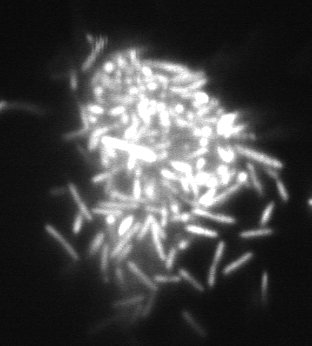
%> input picture data/latticeLightSheet.jpg, 312 x 346 px
$ octave process_lattice.m   (GNU Octave 9; MATLAB toolbox functions it lacks are replaced by stand-ins)
%> lines starting %> are read from the running program, lines starting %| are printed output that depends on the picture; in (x1, y1, x2, y2) boxes, pixels count from 0 and x2, y2 are one past the last pixel; in counts of white or black regions, pixels touching at a corner belong together; the program's own positions count from 1
clear
close all
clc

lattice = imread('data/latticeLightSheet.jpg');
%> lattice is the input picture: size 346x312 uint8; min 6, max 255, mean 67
% figure, imshow(lattice), title('original')
lattice = mat2gray(lattice);
%> lattice: size 346x312 double

% [6 lines of commented-out code are left out]
%% CELL COUNT
latticeBin = imbinarize(lattice,0.99);
%> latticeBin: size 346x312 logical; 2.5% white; 69 white regions (44 under 20 px), largest, box (x1, y1, x2, y2) and area: (102, 137, 156, 169) 548, (173, 163, 217, 189) 373, (218, 115, 238, 137) 236
for i=0.07:.01:1
	latticeBintemp = imbinarize(lattice,i);
	latticeBintemp = latticeBintemp & ~bwareaopen(latticeBintemp, 60);
	latticeBin = latticeBin | latticeBintemp;
end
%> this loop made 94 passes
%> pass 1, `latticeBintemp = imbinarize(lattice,i);`:
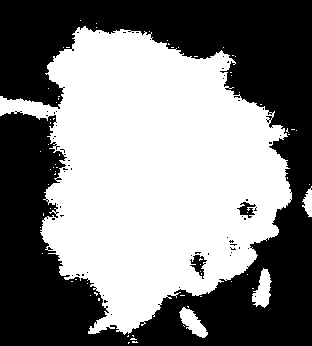
%> latticeBintemp: size 346x312 logical; 50.6% white; 60 black regions (57 under 20 px), largest, box (x1, y1, x2, y2) and area: (0, 0, 312, 346) 52818, (190, 255, 207, 279) 184, (237, 202, 256, 218) 149
%> after the loop:
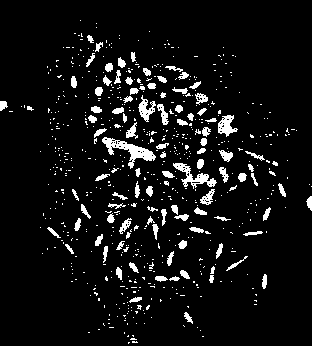
%> latticeBin: size 346x312 logical; 7% white; 653 white regions (553 under 20 px), largest, box (x1, y1, x2, y2) and area: (102, 137, 156, 169) 548, (173, 163, 217, 189) 373, (218, 115, 238, 137) 236
latticeBin = bwareaopen(latticeBin, 10);
latticeBin = medfilt2(latticeBin, [2 2]);
%> latticeBin: size 346x312 logical; 5% white; 135 white regions (43 under 20 px), largest, box (x1, y1, x2, y2) and area: (102, 137, 155, 168) 504, (173, 163, 216, 187) 332, (218, 115, 237, 136) 219
figure, imshowpair(lattice,latticeBin,'montage'), title('Lattice: Original and Binarized images');
figure, imshowpair(lattice,latticeBin,'falsecolor'), title('Lattice: Binarized image overlaid on Original');
[latticeCellLabels,n]=bwlabel(latticeBin);	%n is total number
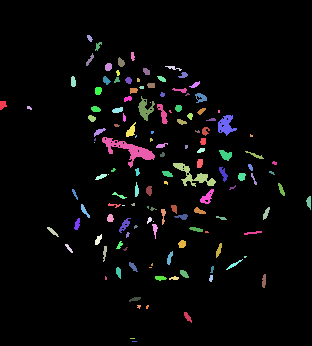
%> latticeCellLabels: size 346x312 double; 136 distinct labels, from 0 to 135; one colour per label, 0 black
%> n = 135
n 		% display number of bacteria
%> n = 135

%% LENGTH
latticeSkel = bwmorph(latticeBin,'skel',Inf);
%> latticeSkel: size 346x312 logical; 2.1% white in thin lines or dots, all inside (x1, y1, x2, y2) = (0, 35, 311, 342)
figure, imshowpair(lattice,latticeSkel,'falsecolor'), title('Lattice: Skeleton overlaid on Original')
%> after `imshowpair(lattice,latticeSkel,'falsecolor')`:
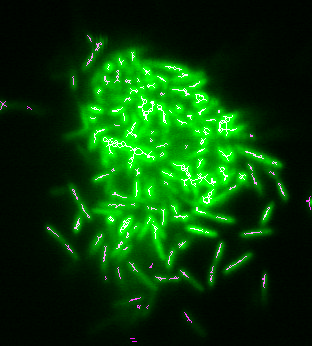
%> displayed picture: size 346x312x3, on the screen's scale of 0 to 255; mean R, G, B 5.3, 62.3, 5.3

l = sum(latticeSkel(:)) % print red lymphocyte skeleton length
%> l = 2254

[latticeSkelLabels,n] = bwlabel(latticeSkel);
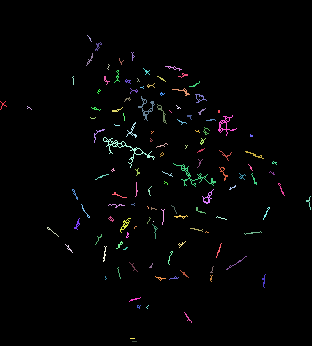
%> latticeSkelLabels: size 346x312 double; 126 distinct labels, from 0 to 125; one colour per label, 0 black
%> n = 125
cellLength = zeros(n,1);
[xl,yl] = size(latticeSkelLabels);
%> xl = 346; yl = 312
for i=1:xl
    for j=1:yl
        if latticeSkelLabels(i,j) > 0
            cellLength(latticeSkelLabels(i,j)) = cellLength(latticeSkelLabels(i,j)) + 1;
        end
    end
end
%> after the loop, cellLength = 125 values, max 175 at index 18, min 1 at index 65, mean 18.03


for i=1:xl
    for j=1:yl
        if latticeSkelLabels(i,j) > 0
            latticeSkelLabels(i,j) = cellLength(latticeSkelLabels(i,j));
        end
    end
end
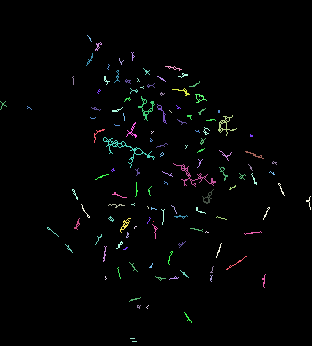
%> latticeSkelLabels: size 346x312 double; 38 distinct labels, from 0 to 175; one colour per label, 0 black

%figure, image(latticeCellLabels)
figure, imshowpair(lattice, latticeSkelLabels,'montage'), title('Confocal: Cells with brightness based on their lengths')
%> after `imshowpair(lattice, latticeSkelLabels,'montage')`:
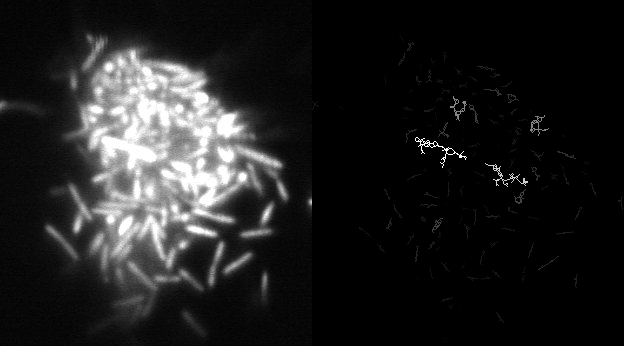
%> displayed picture: size 346x624, on the screen's scale of 0 to 255; min 0, max 255, mean 31.8
